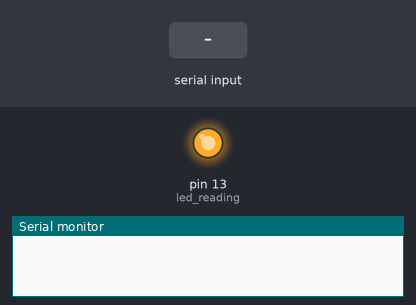
The sketch below on a simulated Arduino Uno, built with avr-gcc and run on an emulated ATmega328P. Parts: output pins drawn as LEDs (lit = HIGH), the last lines printed to the serial monitor. Dashed ring = blinking. The inputs (shaded band) are chosen by the test bench.

Above: at 1.2 s.
1.3 s: "30,150\n" received over Serial
At 1.8 s:
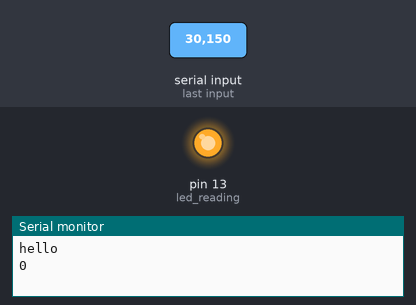
2.8 s: "2\n" received over Serial
At 2.96 s:
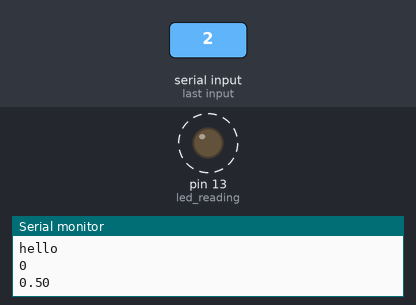
5.8 s: "1\n" received over Serial
At 5.8 s:
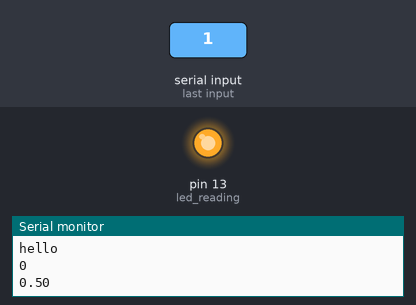
Timing chart, 0 to 8.8 s (numbered marks = the images above; inputs shaded):
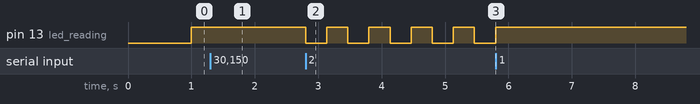

Measured:
- after the input at 1.3 s, pin 13 (led_reading): stays HIGH (without the input it goes to LOW after 0.70 s)
- after the input at 2.8 s, pin 13 (led_reading): alternates HIGH for 0.33 s and LOW for 0.33 s, starting at once
- after the input at 5.8 s, pin 13 (led_reading): stops changing and stays HIGH

The sketch:

arduinoSensing.ino
```cpp
#define USE_ARDUINO_INTERRUPTS true    // Set-up low-level interrupts for most acurate Sensing math.

// Possible Variables
const int led_reading = 13;     // led that blinks 1/second when on "resume"
int last_reading = 0;           // previous value
int user_val = -1;              // number sent by user from host used in command "blink"
int last_flash = 0;             // last time we performed an action (to measure time)
int ledState = LOW;            // to alternate blink on/off
int ms_per_beat = 1000;         // defines frequency for counting when to do events
char val = '0';                 // input character from user (action code)
char buf[8];                    // for reading more than 1 character from serial
float pi = 3.141592;
float samples[100];            // for storing the fake sensor readings
int next_reading = 0;           // for indexing the fake sensor readings
unsigned long previousMillis = 0;        // will store last time LED was updated
double myReading = 0;
boolean pause = false;
int num = 0;

void setup() {
  Serial.begin(9600);           // For Serial Monitor
  pinMode(led_reading, OUTPUT);

  // Defining fake sensor readings (in range 0 -> 1)
  for (int i = 0; i < 100; i++)
  {
    samples[i] = 0.5 + 0.5 *sin(2*pi*i/100 +  0.25*sin(16*pi*i/100));
  }
}

// respond to any commands from the serial port
void process_command() {
  int i = 0;
  int msg_length;
  // this function will be called every loop, so it's fine if we exit if there's no data
  if (!Serial.available()) return;
  //read the value returned by the
  val = Serial.read();
  val = int(val) - 48;
  // based on the command, do something!
  // the comm program will send over an unsigned byte.
  // 1: pause
  //        - enter a loop which will only respond to resume
  // 2: resume
  //        - exit pause loop (if it is in it)
  //        - reset user_val so fake data is read again
  // 3: blink [val]
  //        - After '3', receives a length and a string of bytes representing an integer
  if (val == 1){  // PAUSE
      //when paused keep light on
    pause = true;
  }
  else if (val == 2){ // RESUME
    //reset frequency to default
    pause = false;
    myReading =  samples[next_reading];
    next_reading += 1;
    Serial.println(myReading);
    if (next_reading == 100){
        next_reading == 0;
    }
  }
  else if (val == 3){  // BLINK
  //update the frequency at which the led blinks.
    Serial.println("hello");
    while (!Serial.available());
    num = Serial.read();
    num = int(num) - 48;
    Serial.println(num);
    ms_per_beat = 1000;
    ms_per_beat = ms_per_beat/val;
  }
}

void loop() {
  //turn the led on and off every second.
  unsigned long currentMillis = millis();
  if (pause == true){
    digitalWrite(13, HIGH);
  }
  else if (currentMillis - previousMillis >= ms_per_beat && pause == false) {
    // save the last time you blinked the LED
    previousMillis = currentMillis;
    // if the LED is off turn it on and vice-versa:
    if (ledState == LOW) {
      ledState = HIGH;
    } else {
      ledState = LOW;
    }
    // set the LED with the ledState of the variable:
    digitalWrite(13,ledState);
  }
  // Now process any incoming command from Serial
  process_command();
}
```
